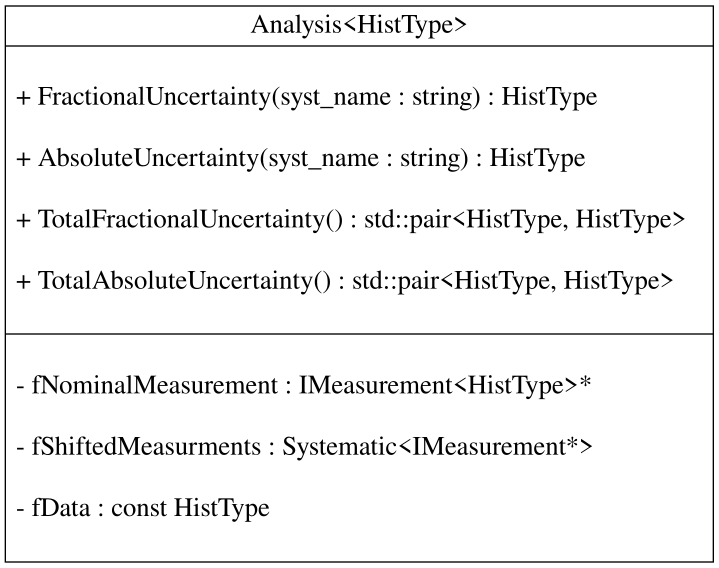

Source code (Python):
import pygraphviz as pgv
from format_utils import *

g = pgv.AGraph(strict=False)
g.add_node(
    0,
    label=uml_formatter('Analysis<HistType>',
                        methods=['+ FractionalUncertainty(syst_name : string) : HistType',
                                 '+ AbsoluteUncertainty(syst_name : string) : HistType',
                                 '+ TotalFractionalUncertainty() : std::pair<HistType, HistType>',
                                 '+ TotalAbsoluteUncertainty() : std::pair<HistType, HistType>'],
                        members=['- fNominalMeasurement : IMeasurement<HistType>*',
                                 '- fShiftedMeasurments : Systematic<IMeasurement*>',
                                 '- fData : const HistType']),
    shape='record',
    fontsize=20,
)

g.layout(prog='dot')
g.draw('analysis_uml.svg', prog='dot')
